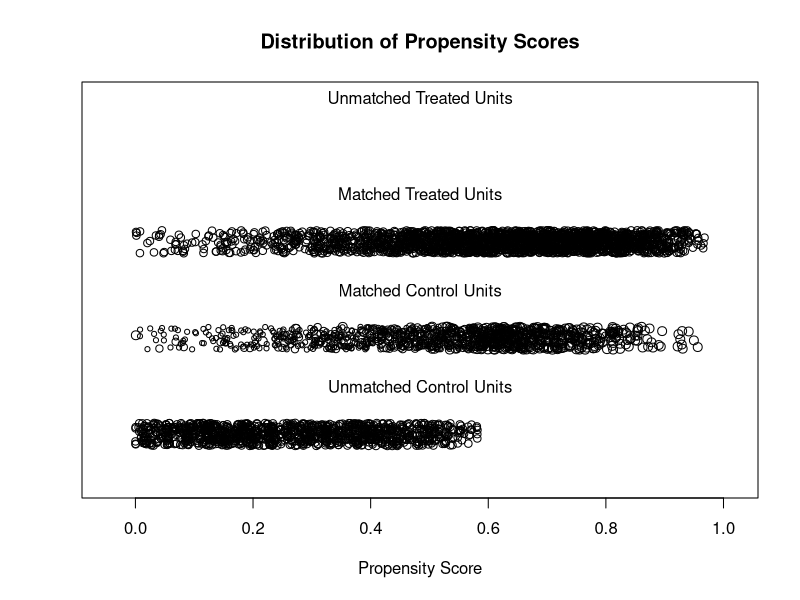
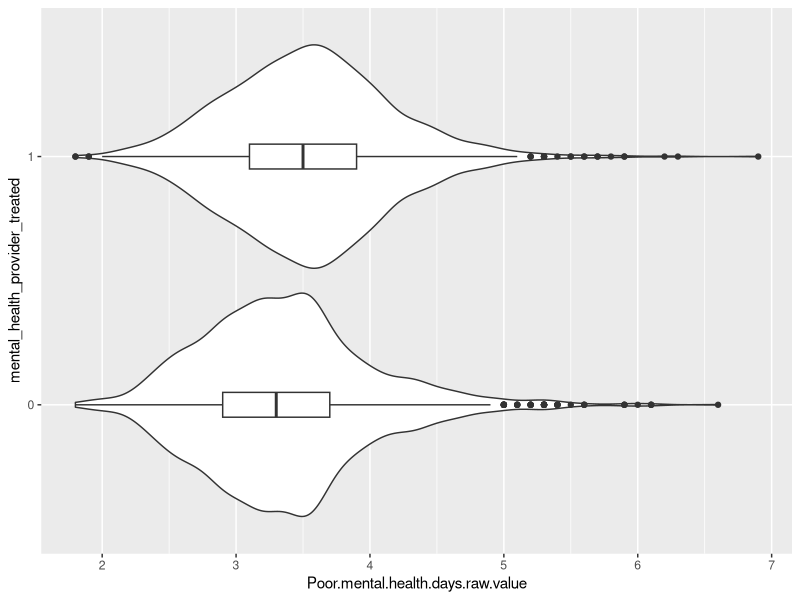

Write R code to recreate these figures, in order. (Note: this script raises an error after producing the figures.)
library("MatchIt")

# for plotting
library("ggplot2")

# for analysis
library("lmtest")
library("sandwich")

# # 1:1 NN PS matching w/o replacement
matching <- read.csv(file = '../../../../data/processed_data/df_matching.csv')
# 
# # matching types
methods = c("nearest", "optimal", "full", "genetic")
distances = c("glm", "mahalanobis")

cor_matrix = cor(matching[complete.cases(matching[ , 12]),5:13])

# nearest neighbor
m.out <- matchit(mental_health_provider_treated ~ High.school.graduation.raw.value +
                 Unemployment.raw.value + Median.household.income.raw.value +
                   Some.college.raw.value + RUCC + Average.Temperature + Average.Precipitation,
                 data = matching, method = methods[1], distance = distances[1], replace = TRUE, reuse.max = 3)
summary(m.out)
plot(m.out, type = "jitter", interactive = FALSE)

# estimate effect
gm <- get_matches(m.out)
table(table(gm$id[gm$mental_health_provider_treated == 0]))
fitmd <- lm(Poor.mental.health.days.raw.value ~ mental_health_provider_treated + High.school.graduation.raw.value +
              Unemployment.raw.value + Median.household.income.raw.value +
              Some.college.raw.value + RUCC + Average.Temperature + Average.Precipitation, data = gm, 
            weights = weights)

coeftest(fitmd, vcov. = vcovCL, cluster = ~subclass + id)["mental_health_provider_treated",,drop = FALSE]

# Validate data
med <- summary(matching$Ratio.of.population.to.mental.health.providers)[3]
# count the number of 0's for above median: should contain all 0s
above_median <- (matching$Ratio.of.population.to.mental.health.providers > med)
table(matching[above_median,]$mental_health_provider_treated) # correct

# plotting
gm$mental_health_provider_treated <- as.factor(gm$mental_health_provider_treated)
ggplot(data = gm, mapping = aes(y = mental_health_provider_treated, x = Poor.mental.health.days.raw.value)) +
  geom_violin() +
  geom_boxplot(width=0.1)

# Suicide
fitmd2 <- lm(Crude.Rate ~ mental_health_provider_treated + High.school.graduation.raw.value +
               Unemployment.raw.value + Median.household.income.raw.value +
               Some.college.raw.value + RUCC + Average.Temperature + Average.Precipitation, data = gm, 
            weights = weights)
coeftest(fitmd2, vcov. = vcovCL, cluster = ~subclass + id)["mental_health_provider_treated",,drop = FALSE]
# plotting
ggplot(data = gm, mapping = aes(y = mental_health_provider_treated, x = Crude.Rate)) +
  geom_violin() +
  geom_boxplot(width=0.1)
